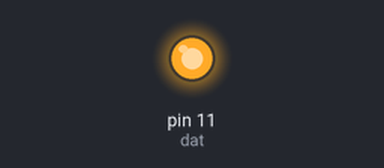
Recording of a sketch running on a simulated Arduino Uno, built with avr-gcc and run on an emulated ATmega328P. On the bench: output pins drawn as LEDs (lit = HIGH). Pins used as bus, display or sensor lines are not drawn.

Above: at 0.1 s.
Timing chart, 0 to 1.6 s (numbered marks = the images above):
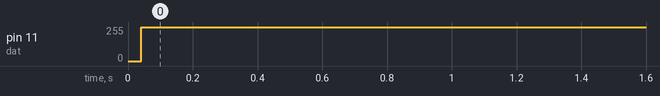

Measured:
- by itself, pin 11 (dat): 0/255 → 255/255 at 0.04 s

The sketch:

led_drv.ino
```cpp
// (licence header left out)
byte num[] = {0x3F, 0x30, 0x5B, 0x4F, 0x66, 0x6D, 0x7D, 0x07, 0x7F, 0x6F};
int clk = 13;
int dat = 11;

void setup(){
  pinMode(clk, OUTPUT);
  pinMode(dat, OUTPUT);
  startb();
  // 10.. ....
  writeValue(0x00);
  stopb();
  startb();
  // 11.. ....
  writeValue(0x00);
  writeValue(num[1]);
  writeValue(num[2]);
  writeValue(num[3]);
  writeValue(num[4]);
  stopb();
}

void loop(){
}

void startb(){
  digitalWrite(clk, HIGH);
  digitalWrite(dat, HIGH);
  digitalWrite(dat, LOW);
  digitalWrite(clk, LOW);
}

void stopb(){
  digitalWrite(clk, LOW);
  digitalWrite(dat, LOW);
  digitalWrite(clk, HIGH);
  digitalWrite(dat, HIGH);
}

void writeValue(byte val){
  for(int i=0; i < 8; i++){
    digitalWrite(clk, LOW);
    digitalWrite(dat, val & (1 << i));
    digitalWrite(clk, HIGH);
  }
  digitalWrite(clk, LOW);
  digitalWrite(clk, HIGH);
}
```
